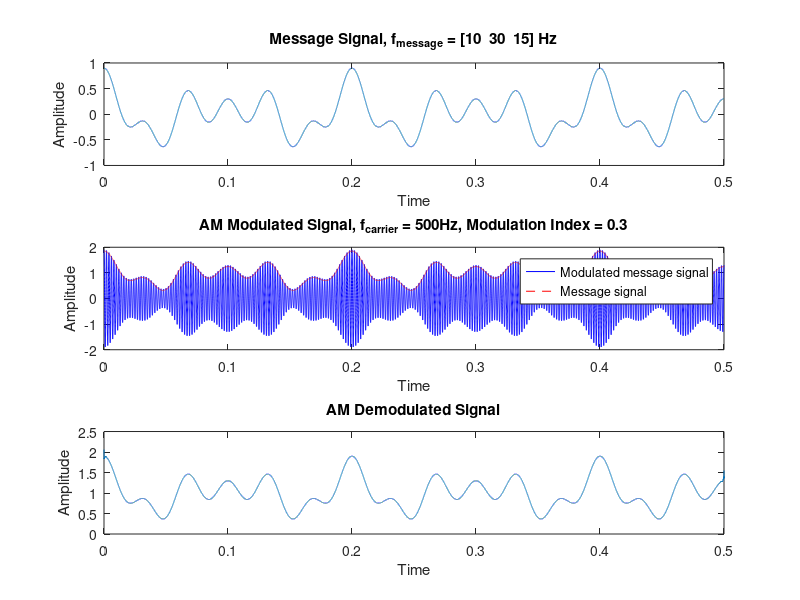
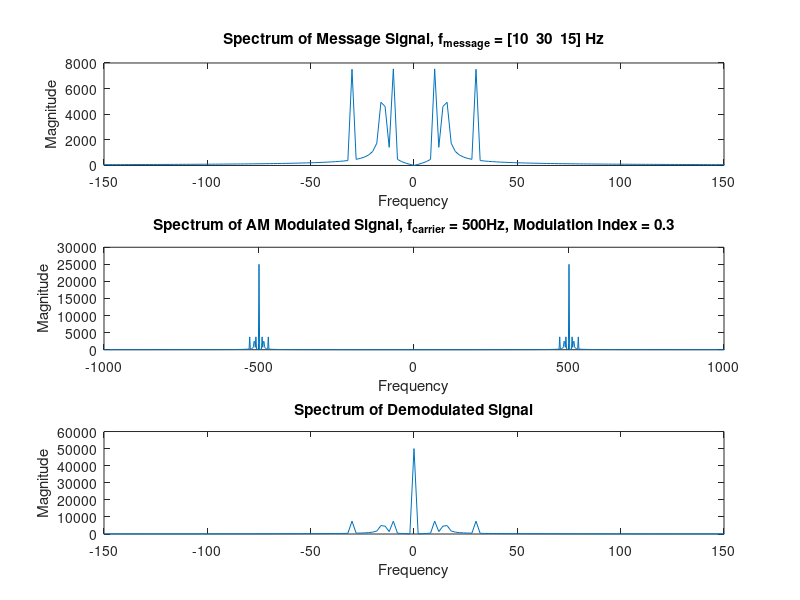
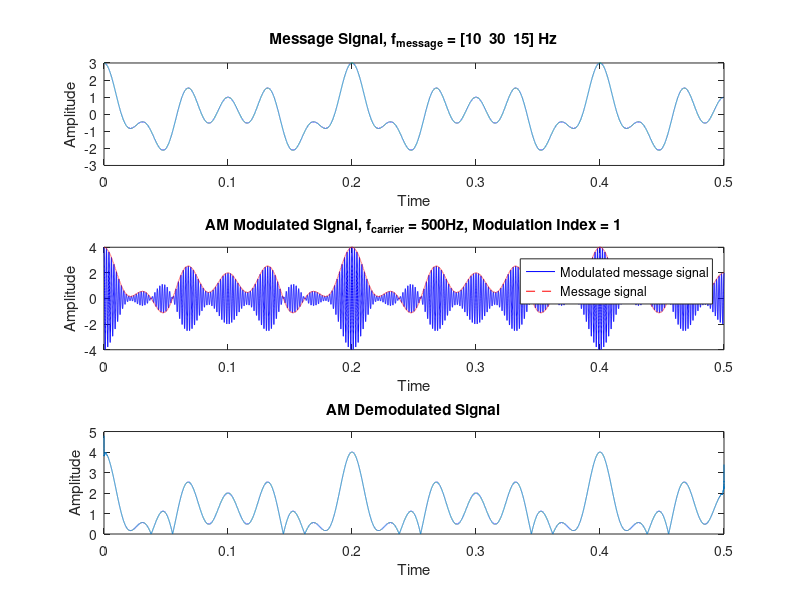
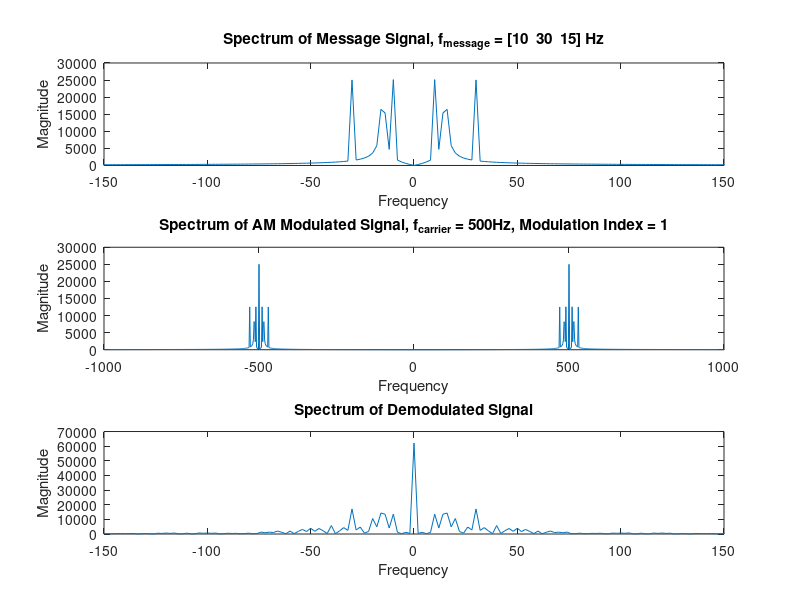

Recreate these plots in MATLAB, in order.
% Time vector
f_sample = 100e3;
t = 0:1/f_sample:0.5-1/f_sample;

% Parameters
f_carrier = 500;
f_message = [10, 30, 15];
amp_carrier = 1;
mod_indices = [0.3, 1];

for mod_indice = mod_indices
    amp_mod = amp_carrier.*mod_indice;
    message = 0;
    for f_msg_index = 1:length(f_message)
        message = message + amp_mod*cos(2*pi*f_message(f_msg_index)*t);
    end

    %       Modulation
    am_mod = (amp_carrier + message).*cos(2*pi*f_carrier*t);

    %       Demodulation
    am_demod = abs(hilbert(am_mod));

    %       Try
    mx_msg = max(message) / 2;
    if mod_indice == 0.3
        moved_msg = message + mx_msg + 0.5;
    end
    if mod_indice == 1
        moved_msg =  message + mx_msg - 0.5;
    end

    
    
    %       Graph plot
    % Time domain
    figure;

    subplot(3, 1, 1)
    plot(t, message);
    title(['Message Signal, f_{message} = [', num2str(f_message), '] Hz']);
    xlabel('Time');
    ylabel('Amplitude');

    subplot(3, 1, 2);
    plot(t, am_mod, 'b', t, moved_msg, 'r--');
    title(['AM Modulated Signal, f_{carrier} = ', num2str(f_carrier), 'Hz, Modulation Index = ', num2str(mod_indice)]);
    xlabel('Time');
    ylabel('Amplitude');
    legend('Modulated message signal', 'Message signal');

    subplot(3, 1, 3);
    plot(t, am_demod);
    title('AM Demodulated Signal');
    xlabel('Time');
    ylabel('Amplitude');

    % Frequency domain
    freq = (-length(t)/2:length(t)/2-1)*(f_sample/length(t));
    figure;

    subplot(3, 1, 1)
    fft_message = fftshift(abs(fft(message)));
    plot(freq, fft_message);
    title(['Spectrum of Message Signal, f_{message} = [', num2str(f_message), '] Hz']);
    xlabel('Frequency');
    ylabel('Magnitude');
    xlim([-max(f_message)*5 max(f_message)*5]);
    %ylim([-1 max(fft_message)]);


    subplot(3, 1, 2);
    fft_am_mod = fftshift(abs(fft(am_mod)));
    plot(freq, fft_am_mod);
    title(['Spectrum of AM Modulated Signal, f_{carrier} = ', num2str(f_carrier), 'Hz, Modulation Index = ', num2str(mod_indice)]);
    xlabel('Frequency');
    ylabel('Magnitude');
    xlim([-f_carrier*2 f_carrier*2]);
    %ylim([-1 max(fft_message)]);

    subplot(3, 1, 3);
    fft_am_demod = fftshift(abs(fft(am_demod)));
    plot(freq, fft_am_demod);
    title('Spectrum of Demodulated Signal');
    xlabel('Frequency');
    ylabel('Magnitude');
    xlim([-max(f_message)*5 max(f_message)*5]);
    %ylim([-1 max(fft_message)]);
end






